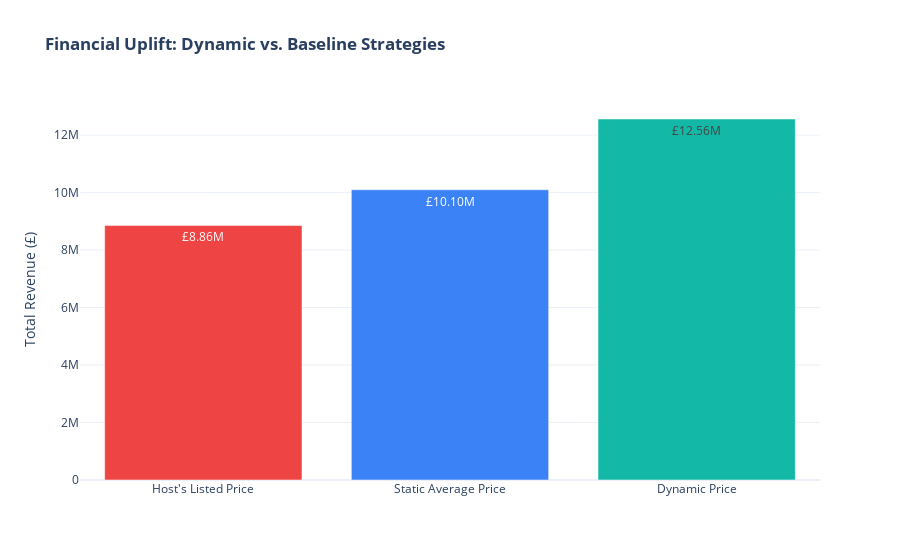

Write notebook code for a chart like this one.
### Code cell
# =============================================================================
# Code to Generate a Graph for the Financial Simulation Results
# =============================================================================

import pandas as pd
import plotly.graph_objects as go


# Replace these placeholder values with the actual revenue figures from your analysis
host_listed_revenue = 8858520.00
static_avg_revenue = 10101090.00
dynamic_revenue = 12562872.80

# --- Create the Bar Chart using Plotly ---

fig = go.Figure(go.Bar(
    x=["Host's Listed Price", "Static Average Price", "Dynamic Price"],
    y=[host_listed_revenue, static_avg_revenue, dynamic_revenue],
    text=[f"£{host_listed_revenue/1e6:.2f}M", f"£{static_avg_revenue/1e6:.2f}M", f"£{dynamic_revenue/1e6:.2f}M"],
    textposition='auto',
    marker_color=['#ef4444', '#3b82f6', '#14b8a6']
))

fig.update_layout(
    title_text='<b>Financial Uplift: Dynamic vs. Baseline Strategies</b>',
    yaxis_title='Total Revenue (£)',
    template='plotly_white'
)

# Display the figure
fig.show()

### Figure 1 — Plotly figure (JSON) as saved in the notebook; plotly's stock layout.template omitted (floating-point values rounded to 4 significant figures)
{"data": [{"marker": {"color": ["#ef4444", "#3b82f6", "#14b8a6"]}, "text": ["£8.86M", "£10.10M", "£12.56M"], "textposition": "auto", "type": "bar", "x": ["Host's Listed Price", "Static Average Price", "Dynamic Price"], "y": [8858520, 10101090, 12560000.0]}], "layout": {"title": {"text": "<b>Financial Uplift: Dynamic vs. Baseline Strategies</b>"}, "yaxis": {"title": {"text": "Total Revenue (£)"}}}}
